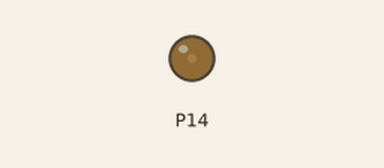
This program was run on a simulated BBC micro:bit running MicroPython. Shown: output pins drawn as LEDs (lit = HIGH).

Above: at 0.05 s.
At 1.5 s:
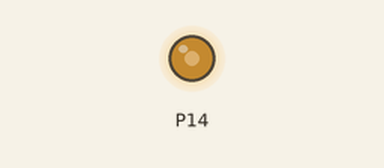
At 3.0 s:
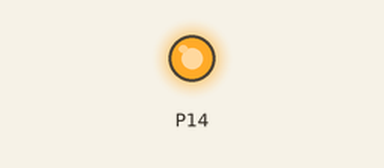
Timing chart, 0 to 6.9 s (numbered marks = the images above):
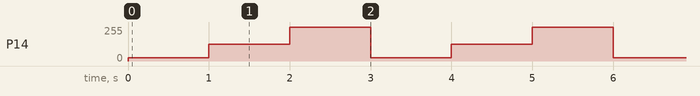

Measured:
- by itself, P14: repeats every 3.0 s: 125/255 1.0 s, 255/255 1.0 s, 25/255 1.0 s

The program:

main.py
```python
from microbit import *

display.off()

while True:
    pin14.write_analog(100)
    sleep(1000)
    pin14.write_analog(500)
    sleep(1000)
    pin14.write_analog(1023)
    sleep(1000)
```
